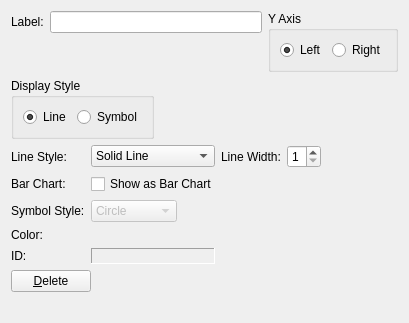
<?xml version="1.0" encoding="UTF-8"?>
<ui version="4.0">
 <class>Graph2dVerificationWindowSettingWidget</class>
 <widget class="QWidget" name="Graph2dVerificationWindowSettingWidget">
  <property name="geometry">
   <rect>
    <x>0</x>
    <y>0</y>
    <width>409</width>
    <height>323</height>
   </rect>
  </property>
  <property name="windowTitle">
   <string>Form</string>
  </property>
  <layout class="QVBoxLayout" name="verticalLayout_2" stretch="0,0,0,0,1">
   <item>
    <layout class="QHBoxLayout" name="horizontalLayout_5" stretch="1,0">
     <item>
      <layout class="QVBoxLayout" name="verticalLayout">
       <item>
        <layout class="QHBoxLayout" name="horizontalLayout_4">
         <item>
          <widget class="QLabel" name="labelLabel">
           <property name="text">
            <string>Label:</string>
           </property>
          </widget>
         </item>
         <item>
          <widget class="QLineEdit" name="labelLineEdit"/>
         </item>
        </layout>
       </item>
       <item>
        <spacer name="verticalSpacer">
         <property name="orientation">
          <enum>Qt::Vertical</enum>
         </property>
         <property name="sizeType">
          <enum>QSizePolicy::Expanding</enum>
         </property>
         <property name="sizeHint" stdset="0">
          <size>
           <width>20</width>
           <height>5</height>
          </size>
         </property>
        </spacer>
       </item>
      </layout>
     </item>
     <item>
      <layout class="QHBoxLayout" name="horizontalLayout_2">
       <item>
        <widget class="QGroupBox" name="yAxisGroupBox">
         <property name="title">
          <string>Y Axis</string>
         </property>
         <layout class="QHBoxLayout" name="horizontalLayout">
          <item>
           <widget class="QRadioButton" name="yAxisLeftRadioButton">
            <property name="text">
             <string>Left</string>
            </property>
            <property name="checked">
             <bool>true</bool>
            </property>
           </widget>
          </item>
          <item>
           <widget class="QRadioButton" name="yAxisRightRadioButton">
            <property name="text">
             <string>Right</string>
            </property>
           </widget>
          </item>
         </layout>
        </widget>
       </item>
      </layout>
     </item>
    </layout>
   </item>
   <item>
    <layout class="QHBoxLayout" name="horizontalLayout_7">
     <item>
      <widget class="QGroupBox" name="displayStyleGroupBox">
       <property name="title">
        <string>Display Style</string>
       </property>
       <layout class="QHBoxLayout" name="horizontalLayout_6">
        <item>
         <widget class="QRadioButton" name="displayStyleLineRadioButton">
          <property name="text">
           <string>Line</string>
          </property>
          <property name="checked">
           <bool>true</bool>
          </property>
         </widget>
        </item>
        <item>
         <widget class="QRadioButton" name="displayStyleSymbolRadioButton">
          <property name="text">
           <string>Symbol</string>
          </property>
         </widget>
        </item>
       </layout>
      </widget>
     </item>
     <item>
      <spacer name="horizontalSpacer_3">
       <property name="orientation">
        <enum>Qt::Horizontal</enum>
       </property>
       <property name="sizeHint" stdset="0">
        <size>
         <width>40</width>
         <height>0</height>
        </size>
       </property>
      </spacer>
     </item>
    </layout>
   </item>
   <item>
    <layout class="QGridLayout" name="gridLayout">
     <item row="0" column="0">
      <widget class="QLabel" name="lineStyleLabel">
       <property name="text">
        <string>Line Style:</string>
       </property>
      </widget>
     </item>
     <item row="0" column="1">
      <widget class="QComboBox" name="lineStyleComboBox">
       <item>
        <property name="text">
         <string>Solid Line</string>
        </property>
       </item>
       <item>
        <property name="text">
         <string>Dashed Line</string>
        </property>
       </item>
       <item>
        <property name="text">
         <string>Dotted Line</string>
        </property>
       </item>
       <item>
        <property name="text">
         <string>Dots and Dashes</string>
        </property>
       </item>
      </widget>
     </item>
     <item row="0" column="2">
      <widget class="QLabel" name="lineWidthLabel">
       <property name="text">
        <string>Line Width:</string>
       </property>
      </widget>
     </item>
     <item row="0" column="3">
      <layout class="QHBoxLayout" name="horizontalLayout_3">
       <item>
        <widget class="QSpinBox" name="lineWidthSpinBox">
         <property name="minimum">
          <number>1</number>
         </property>
         <property name="maximum">
          <number>7</number>
         </property>
        </widget>
       </item>
       <item>
        <spacer name="horizontalSpacer_2">
         <property name="orientation">
          <enum>Qt::Horizontal</enum>
         </property>
         <property name="sizeHint" stdset="0">
          <size>
           <width>40</width>
           <height>20</height>
          </size>
         </property>
        </spacer>
       </item>
      </layout>
     </item>
     <item row="1" column="0">
      <widget class="QLabel" name="barChartLabel">
       <property name="text">
        <string>Bar Chart:</string>
       </property>
      </widget>
     </item>
     <item row="1" column="1" colspan="2">
      <widget class="QCheckBox" name="barChartCheckBox">
       <property name="text">
        <string>Show as Bar Chart</string>
       </property>
      </widget>
     </item>
     <item row="2" column="0">
      <widget class="QLabel" name="symbolStyleLabel">
       <property name="text">
        <string>Symbol Style:</string>
       </property>
      </widget>
     </item>
     <item row="2" column="1" colspan="2">
      <layout class="QHBoxLayout" name="horizontalLayout_8">
       <item>
        <widget class="QComboBox" name="symbolStyleComboBox">
         <property name="enabled">
          <bool>false</bool>
         </property>
         <item>
          <property name="text">
           <string>Circle</string>
          </property>
         </item>
         <item>
          <property name="text">
           <string>Rectangle</string>
          </property>
         </item>
         <item>
          <property name="text">
           <string>Diamond</string>
          </property>
         </item>
         <item>
          <property name="text">
           <string>Cross</string>
          </property>
         </item>
         <item>
          <property name="text">
           <string>XCross</string>
          </property>
         </item>
        </widget>
       </item>
       <item>
        <spacer name="horizontalSpacer_4">
         <property name="orientation">
          <enum>Qt::Horizontal</enum>
         </property>
         <property name="sizeHint" stdset="0">
          <size>
           <width>40</width>
           <height>0</height>
          </size>
         </property>
        </spacer>
       </item>
      </layout>
     </item>
     <item row="3" column="0">
      <widget class="QLabel" name="colorLabel">
       <property name="text">
        <string>Color:</string>
       </property>
      </widget>
     </item>
     <item row="3" column="1">
      <layout class="QHBoxLayout" name="horizontalLayout_9">
       <item>
        <widget class="ColorEditWidget" name="colorWidget">
         <property name="text">
          <string/>
         </property>
        </widget>
       </item>
       <item>
        <spacer name="horizontalSpacer_5">
         <property name="orientation">
          <enum>Qt::Horizontal</enum>
         </property>
         <property name="sizeHint" stdset="0">
          <size>
           <width>40</width>
           <height>0</height>
          </size>
         </property>
        </spacer>
       </item>
      </layout>
     </item>
     <item row="4" column="0">
      <widget class="QLabel" name="idLabel">
       <property name="text">
        <string>ID:</string>
       </property>
      </widget>
     </item>
     <item row="4" column="1">
      <widget class="QLabel" name="idWidget">
       <property name="frameShape">
        <enum>QFrame::Panel</enum>
       </property>
       <property name="frameShadow">
        <enum>QFrame::Sunken</enum>
       </property>
       <property name="text">
        <string/>
       </property>
      </widget>
     </item>
    </layout>
   </item>
   <item>
    <layout class="QHBoxLayout" name="horizontalLayout_10">
     <item>
      <widget class="QPushButton" name="deleteButton">
       <property name="text">
        <string>&amp;Delete</string>
       </property>
      </widget>
     </item>
     <item>
      <spacer name="horizontalSpacer_6">
       <property name="orientation">
        <enum>Qt::Horizontal</enum>
       </property>
       <property name="sizeHint" stdset="0">
        <size>
         <width>40</width>
         <height>20</height>
        </size>
       </property>
      </spacer>
     </item>
    </layout>
   </item>
   <item>
    <spacer name="verticalSpacer_2">
     <property name="orientation">
      <enum>Qt::Vertical</enum>
     </property>
     <property name="sizeHint" stdset="0">
      <size>
       <width>20</width>
       <height>17</height>
      </size>
     </property>
    </spacer>
   </item>
  </layout>
 </widget>
 <customwidgets>
  <customwidget>
   <class>ColorEditWidget</class>
   <extends>QLabel</extends>
   <header>guibase/widget/coloreditwidget.h</header>
  </customwidget>
 </customwidgets>
 <resources/>
 <connections>
  <connection>
   <sender>displayStyleLineRadioButton</sender>
   <signal>toggled(bool)</signal>
   <receiver>lineStyleComboBox</receiver>
   <slot>setEnabled(bool)</slot>
   <hints>
    <hint type="sourcelabel">
     <x>37</x>
     <y>100</y>
    </hint>
    <hint type="destinationlabel">
     <x>98</x>
     <y>138</y>
    </hint>
   </hints>
  </connection>
  <connection>
   <sender>displayStyleLineRadioButton</sender>
   <signal>toggled(bool)</signal>
   <receiver>lineWidthSpinBox</receiver>
   <slot>setEnabled(bool)</slot>
   <hints>
    <hint type="sourcelabel">
     <x>48</x>
     <y>96</y>
    </hint>
    <hint type="destinationlabel">
     <x>318</x>
     <y>144</y>
    </hint>
   </hints>
  </connection>
  <connection>
   <sender>displayStyleSymbolRadioButton</sender>
   <signal>toggled(bool)</signal>
   <receiver>symbolStyleComboBox</receiver>
   <slot>setEnabled(bool)</slot>
   <hints>
    <hint type="sourcelabel">
     <x>96</x>
     <y>100</y>
    </hint>
    <hint type="destinationlabel">
     <x>162</x>
     <y>194</y>
    </hint>
   </hints>
  </connection>
  <connection>
   <sender>displayStyleLineRadioButton</sender>
   <signal>toggled(bool)</signal>
   <receiver>barChartCheckBox</receiver>
   <slot>setEnabled(bool)</slot>
   <hints>
    <hint type="sourcelabel">
     <x>36</x>
     <y>99</y>
    </hint>
    <hint type="destinationlabel">
     <x>99</x>
     <y>161</y>
    </hint>
   </hints>
  </connection>
 </connections>
</ui>
